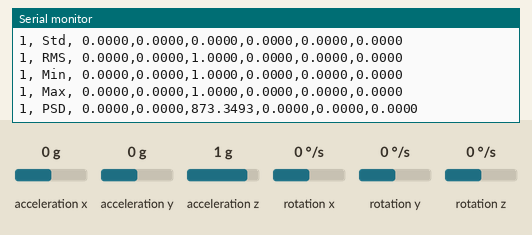
This sketch was run on a simulated Arduino Nano 33 BLE. Shown: the last lines printed to the serial monitor. Inputs (shaded band) come from the test bench; at power-on: acceleration x 0 g, acceleration y 0 g, acceleration z 1 g, rotation x 0 °/s, rotation y 0 °/s, rotation z 0 °/s.

Above: at 1.2 s.
1.3 s: acceleration x set to -1.4 g
2.8 s: acceleration y set to -1.4 g
At 2.8 s:
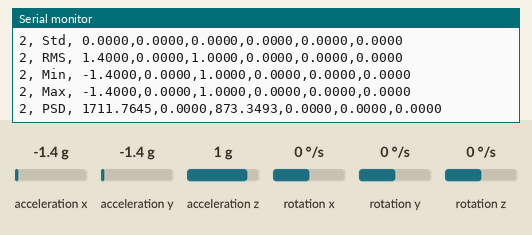
4.3 s: acceleration z set to -1.4 g
At 5.6 s:
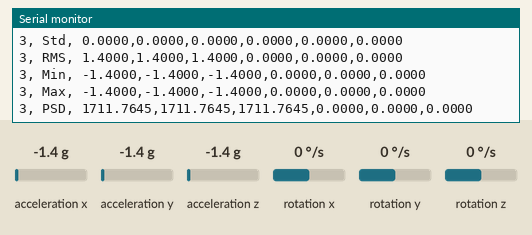
5.8 s: rotation x set to -192 °/s
7.3 s: rotation y set to -192 °/s
At 7.8 s:
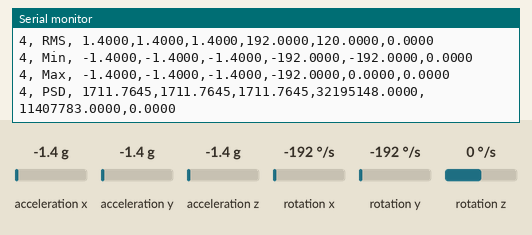

Measured:
- after the input at 4.3 s, the serial monitor: prints a new line after 0.79 s (image 2)
- after the input at 7.3 s, the serial monitor: prints a new line after 0.16 s (image 3)

The sketch:

input_capture.ino
```cpp
#include <Arduino_LSM9DS1.h>
#include <math.h>
#include <arduinoFFT.h>


const float accelerationThreshold = 2.5; // threshold of significant in G's
const int numSamples = 128;
int samplesRead = numSamples;
// the following tracks which gesture iteration we are in
int sampleCount = 1;

// Buffer to hold 1 window of data for 6 axes (aX, aY, aZ, gX, gY, gZ)
float windowData[6][numSamples];

// Feature Array to hold the 6 calculated features for each of the 6 axes (36 total)
float features[6][6];

String axisNames[6] = {"aX", "aY", "aZ", "gX", "gY", "gZ"};
String featureNames[6] = {"Mean", "Std", "RMS", "Min", "Max", "Power"};

arduinoFFT FFT = arduinoFFT();

void setup() {
  Serial.begin(115200);
  while (!Serial);

  if (!IMU.begin()) {
    Serial.println("Failed to initialize IMU!");
    while (1);
  }

  // Print the header at startup
  Serial.println("sample, feature, aX, aY, aZ, gX, gY, gZ");
}

void loop() {
  float aX, aY, aZ, gX, gY, gZ;

  // Temporary
  samplesRead = 0;

  // wait for significant motion
  // while (samplesRead == numSamples) {
  //   if (IMU.accelerationAvailable()) {
  //     // read the acceleration data
  //     IMU.readAcceleration(aX, aY, aZ);

  //     // sum up the absolutes to detect movement regardless of direction
  //     float aSum = fabs(aX) + fabs(aY) + fabs(aZ);

  //     // check if it's above the threshold
  //     if (aSum >= accelerationThreshold) {
  //       // reset the sample read count
  //       samplesRead = 0;
  //       break;
  //     }
  //   }
  // }

  // DATA COLLECTION
  // check if the all the required samples have been read since
  // the last time the significant motion was detected
  while (samplesRead < numSamples) {
    // check if both new acceleration and gyroscope data is
    // available
    if (IMU.accelerationAvailable() && IMU.gyroscopeAvailable()) {
      // read the acceleration and gyroscope data
      IMU.readAcceleration(windowData[0][samplesRead], windowData[1][samplesRead], windowData[2][samplesRead]);
      IMU.readGyroscope(windowData[3][samplesRead], windowData[4][samplesRead], windowData[5][samplesRead]);
      samplesRead++;

    }
  }

  // FEATURE EXTRACTION
  // Now that the buffer is full calculate the math for each of the 6 axes
  for (int axis = 0; axis < 6; axis++) {
    float sum = 0;
    float sumSquares = 0;
    float minVal = windowData[axis][0];
    float maxVal = windowData[axis][0];

    // arrays required by FFT
    double vReal[numSamples];
    double vImag[numSamples];

    // Calculate sums, min, max
    for (int i = 0; i < numSamples; i++) {
      float val = windowData[axis][i];
      sum += val;
      sumSquares += (val * val);
      if (val < minVal) minVal = val;
      if (val > maxVal) maxVal = val;

      vReal[i] = (double)val;
      vImag[i] = 0.0;
    }

    float mean = sum / numSamples;
    float rms = sqrt(sumSquares / numSamples);

    // calculate variance for standard deviation
    float varianceSum = 0;
    for (int i = 0; i < numSamples; i++) {
      varianceSum += pow(windowData[axis][i] - mean, 2);
    }
    float stdDev = sqrt(varianceSum / numSamples);

    // PSD Calculation
    // Apply a Hamming Window to smooth edges of data block
    FFT.Windowing(vReal, numSamples, FFT_WIN_TYP_HAMMING, FFT_FORWARD);
    // Compute FFT
    FFT.Compute(vReal, vImag, numSamples, FFT_FORWARD);
    // Convert complex numbers to magnitudes
    FFT.ComplexToMagnitude(vReal, vImag, numSamples);

    // Find peak PSD
    double peakPSD = 0;
    for (int i = 1; i < (numSamples / 2); i++) {
      // PSD is the magnitude squared
      double power = vReal[i] * vReal[i];
      if (power > peakPSD) {
        peakPSD = power;
      }
    }

    // Store calculated features into the matrix
    features[axis][0] = mean;
    features[axis][1] = stdDev;
    features[axis][2] = rms;
    features[axis][3] = minVal;
    features[axis][4] = maxVal;
    features[axis][5] = peakPSD;
  }

  // Array of feature names
  const char* featureNames[6] = {"Mean", "Std", "RMS", "Min", "Max", "PSD"};
  // Print as CSV format
  for (int feat = 0; feat < 6; feat++) {
    // print sample number first
    Serial.print(sampleCount);
    Serial.print(", ");

    // print feature name
    Serial.print(featureNames[feat]);
    Serial.print(", ");
    // Print 6 axis values for this feature
    for (int axis = 0; axis < 6; axis++) {
      // Print the value with 4 decimal places
      Serial.print(features[axis][feat], 4);
      // Print a comma unless it's the last column
      if (axis < 5) {
        Serial.print(",");
      }
    }
    Serial.println(); // Move to the next feature row
  }

  sampleCount++;
  // Delay before next sample
  delay(2000);
}
```
